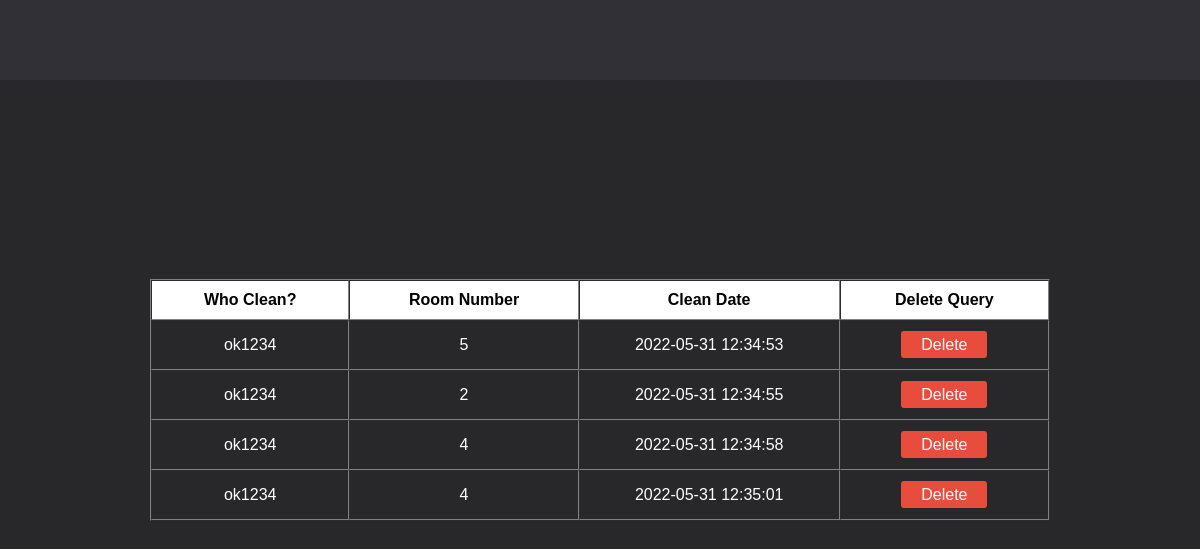
Page /hotel-fnP-server/php/cleaning/cleaningadminpanel.php (signed in) on the committed database.
### tables this page shows
CREATE TABLE `cleanservice` (
  `who` varchar(30) NOT NULL,
  `room_number` int(10) NOT NULL,
  `clean_date` datetime NOT NULL DEFAULT current_timestamp()
);

### hotel-fnP-server/php/cleaning/cleaningadminpanel.php (the view, shortened to what this page needs)
<?php
 include 'connection.php';
 $query = "select * from cleanservice";
 $run = mysqli_query($conn,$query);
 ?>
 <!DOCTYPE html>
 <html>
 <head>
      <link rel="stylesheet" href="style.css">
 </head>
 <body>
 <header>
</header>
 <table border="1" cellspacing="0" cellpadding="0">
      <tr class="heading">
           <th>Who Clean?</th>
           <th>Room Number</th>
           <th>Clean Date</th>
           <th>Delete Query</th>
      </tr>
      <?php
           if ($num = mysqli_num_rows($run)>0) {
                while ($result = mysqli_fetch_assoc($run)) {
                     echo "
                          <tr class='data'>
                              <td>".$result['who']."</td>
                              <td>".$result['room_number']."</td>
                              <td>".$result['clean_date']."</td>
                              <td><a href='delete.php?clean_date=".$result['clean_date']."' id='btn'>Delete</a></td>
                          </tr>
                     ";
                }
           }
      ?>
 </table>
 </body>
 </html>

### hotel-fnP-server/php/cleaning/style.css (style rules this page uses)
* { padding: 0; margin: 0; box-sizing: border-box; }
body { width: 100%; height: 100vh; background-color: #28282B; position: relative; font-family: "verdana", sans-serif; }
header { width: 100%; height: 80px; background-color: #303036; }
table { width: 75%; position: absolute; top: 50%; left: 50%; transform: translate(-50%, -50%); }
.heading { background-color: #ffff; }
.heading th { padding: 10px 10px; }
.data { text-align: center; color: #ffff; }
.data td { padding: 15px 0; }
#btn { text-decoration: none; color: #fff; background-color: #e74c3c; padding: 5px 20px; border-radius: 3px; }

### rows in the picture
cleanservice: who "ok1234", room_number "5", clean_date "2022-05-31 12:34:53"
cleanservice: who "ok1234", room_number "2", clean_date "2022-05-31 12:34:55"
cleanservice: who "ok1234", room_number "4", clean_date "2022-05-31 12:34:58"
cleanservice: who "ok1234", room_number "4", clean_date "2022-05-31 12:35:01"
